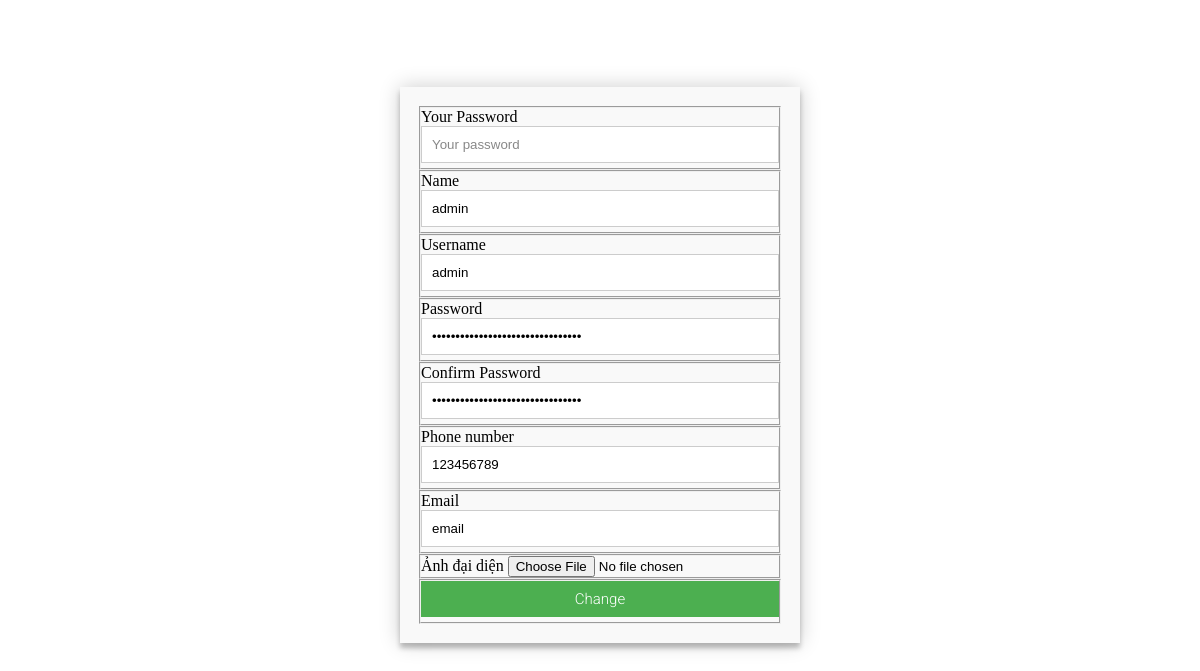
Screenshot of /PhpProject2/page/admin/content/_Changemem.php?ID=18 with the database file from the repository.
### tables this page shows
CREATE TABLE `meetingroom_user` (
  `ID` int(255) NOT NULL,
  `fullName` varchar(50) NOT NULL,
  `username` varchar(50) NOT NULL,
  `password` varchar(50) NOT NULL,
  `admin` tinyint(1) NOT NULL,
  `sodienthoai` varchar(13) NOT NULL,
  `Email` varchar(50) NOT NULL,
  `avata` blob NOT NULL
);

### PhpProject2/page/admin/content/_Changemem.php (the view, shortened to what this page needs)
<!DOCTYPE html>
<html >
    <head>
        <link rel="stylesheet" type="text/css" href="../../../css/css_add_mem.css">
    </head>
<?php
$sqlcmd=" SELECT * FROM `meetingroom_user` WHERE ID =".$_GET['ID'];
   $result = mysql_query($sqlcmd);
             $row = mysql_fetch_array($result);
?>
    <body>
        <div class="container1">
            <form id="contact1" action="" method="post" enctype="multipart/form-data" >
                 <fieldset>
             Your Password   <input name="adminpassword" placeholder="Your password" type="password" tabindex="3" required >
                </fieldset>
                <fieldset>
                Name    <input name="fullname" placeholder="Full name" type="text" tabindex="1" required value="<?php echo $row['fullName']; ?>">
                </fieldset>
                <fieldset>
                 Username   <input name="username" placeholder="Username" type="text" tabindex="2" required  value="<?php echo $row['username'] ;?>">
                </fieldset>
                <fieldset>
                    Password   <input name="password" placeholder="Password" type="password" tabindex="3" required value="<?php echo $row['password'] ;?>">
                </fieldset>
                <fieldset>
                 Confirm Password   <input name="confirmpassword" placeholder="Password" type="password" tabindex="3" required value="<?php echo $row['password'] ;?>">
                </fieldset>
                <fieldset>
               Phone number     <input name="phonenum" placeholder="Phone numbers" type="text" tabindex="3" required value="<?php echo $row['sodienthoai'] ;?>">
                </fieldset>
                <fieldset>
                 Email   <input name="email" placeholder="Email" type="text" tabindex="3" required value="<?php echo $row['Email'] ;?>">
                </fieldset>
                <fieldset>
                   <label>Ảnh đại diện </label>
		<input name="image" accept="image/JPEG" type="file">
                </fieldset>
                 <fieldset>
                <button name="change" type="submit" id="edit">Change</button>
                </fieldset>
            </form>
        </div>
    </body>
</html>

### PhpProject2/css/css_add_mem.css (style rules this page uses)
* { margin: 0; padding: 0; box-sizing: border-box; -webkit-box-sizing: border-box; -moz-box-sizing: border-box; -webkit-font-smoothing: antialiased; -moz-font-smoothing: antialiased; -o-font-smoothing: antialiased; font-smoothing: antialiased; text-rendering: optimizeLegibility; }
.container1 { max-width: 400px; width: 100%; margin: 0 auto; position: relative; }
#contact1 button[type="submit"] { font: 300 12px/16px "Roboto", Helvetica, Arial, sans-serif; }
#contact1 { background: #F9F9F9; padding: 19px; margin-top: 87px; box-shadow: 0 0 20px 0 rgba(0, 0, 0, 0.2), 0 5px 5px 0 rgba(0, 0, 0, 0.24); }
#contact1 input[type="text"], input[type="email"], input[type="tel"], input[type="url"], input[type="number"], input[type="password"], textarea { width: 100%; border: 1px solid #ccc; background: #FFF; margin: 0 0 5px; padding: 10px; }
#contact1 button[type="submit"] { cursor: pointer; width: 100%; border: none; background: #4CAF50; color: #FFF; margin: 0 0 5px; padding: 10px; font-size: 15px; }

### rows the page displays
meetingroom_user: fullname "admin", username "admin", phonenum "123456789", email "email"
